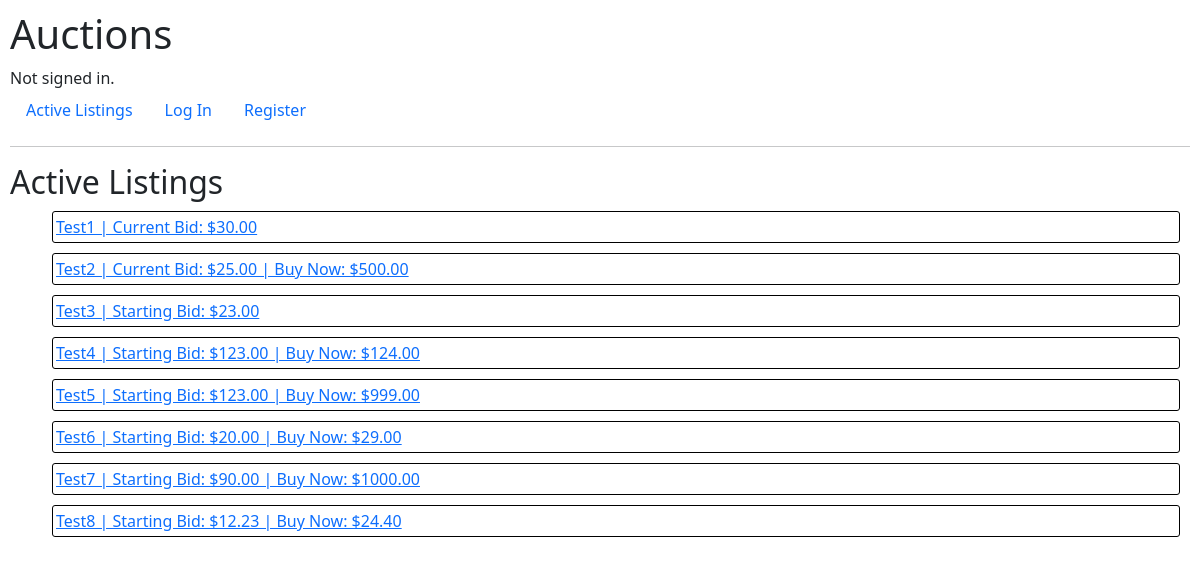
The page / on the database its author committed.
### auctions/models.py (models this page shows)
class Listing(models.Model):
    name = models.CharField(max_length=128)
    description = models.CharField(max_length=512)
    bid_price = models.DecimalField(max_digits=11, decimal_places=2)
    buy_now = models.DecimalField(max_digits=11, decimal_places=2, null=True, blank=True)
    image = models.ImageField(null=True, blank=True, upload_to="djangouploads/images/")
    owner = models.ForeignKey(User, blank=True, null=True, related_name="listings", on_delete=models.CASCADE)
    wishlisted = models.ManyToManyField(User, blank=True, related_name="wishlist")
    def max_bid(self):
        bids = [bid.amount for bid in self.bids.all()]
        if len(bids) > 0:
            return max(bids)
        else:
            return None
    def __str__(self):
        out = f"{self.name}"
        if self.max_bid():
            out += f" | Current Bid: ${self.max_bid()}"
        else:
            out += f" | Starting Bid: ${self.bid_price}"
        if self.buy_now:
            out += f" | Buy Now: ${self.buy_now}"
        return out

class Bid(models.Model):
    amount = models.DecimalField(max_digits=11, decimal_places=2)
    listing_ref = models.ForeignKey(Listing, on_delete=models.CASCADE, related_name="bids")
    bidder = models.ForeignKey(User, null=True, blank=True, related_name="bids", on_delete=models.CASCADE)

### auctions/views.py (the view)
# urls.py: path("", views.index, name="index"),
def index(request):
    listings = Listing.objects.all()
    return render(request, "auctions/index.html", {
        "listings":listings
    })

### auctions/templates/auctions/index.html
{% extends "auctions/layout.html" %}
{% block body %}
    <h2>Active Listings</h2>
    <ul>
        {% for listing in listings %}
        <div class="index_listing">
            <li><a href="{% url 'listing' listing.id %}">{{listing}}</a></li>
        </div>
        {% empty %}
            <li>No active listings</li>
        {% endfor %}
    </ul>
{% endblock %}

### auctions/templates/auctions/layout.html (shortened to what this page needs)
{% load static %}
<!DOCTYPE html>
<html lang="en">
    <head>
        <link href="{% static 'auctions/styles.css' %}" rel="stylesheet">
        <link href="https://cdn.jsdelivr.net/npm/bootstrap@5.3.0/dist/css/bootstrap.min.css" rel="stylesheet">
    </head>
    <body>
        <h1>Auctions</h1>
        <div>
            {% if user.is_authenticated %}
                Signed in as <strong>{{ user.username }}</strong>.
            {% else %}
                Not signed in.
            {% endif %}
        </div>
        <ul class="nav">
            <li class="nav-item">
                <a class="nav-link" href="{% url 'index' %}">Active Listings</a>
            </li>
            {% if user.is_authenticated %}
                <li class="nav-item">
                    <a class="nav-link" href="{% url 'wishlist_view' %}">Wishlist</a>
                </li>
                <li class="nav-item">
                    <a class="nav-link" href="{% url 'new_listing' %}">New Listing</a>
                </li>
                <li class="nav-item">
                    <a class="nav-link" href="{% url 'logout' %}">Log Out</a>
                </li>
            {% else %}
                <li class="nav-item">
                    <a class="nav-link" href="{% url 'login' %}">Log In</a>
                </li>
                <li class="nav-item">
                    <a class="nav-link" href="{% url 'register' %}">Register</a>
                </li>
            {% endif %}
        </ul>
        <hr>
        {% block body %}
        {% endblock %}
    </body>
</html>

### auctions/static/auctions/styles.css (style rules this page uses)
body { padding: 10px; }
.index_listing { margin: 10px; padding: 3px; border: 1px solid rgb(0, 0, 0); border-radius: 3px; }
ul { list-style: none; }

### rows shown on the page
Listing: name+id+buy_now "Test1 | Current Bid: $30.00"
Listing: name+id+buy_now "Test2 | Current Bid: $25.00 | Buy Now: $500.00"
Listing: name+id+bid_price "Test3 | Starting Bid: $23.00"
Listing: name+id+bid_price "Test4 | Starting Bid: $123.00 | Buy Now: $124.00"
Listing: name+id+bid_price "Test5 | Starting Bid: $123.00 | Buy Now: $999.00"
Listing: name+id+bid_price "Test6 | Starting Bid: $20.00 | Buy Now: $29.00"
Listing: name+id+bid_price "Test7 | Starting Bid: $90.00 | Buy Now: $1000.00"
Listing: name+id+bid_price "Test8 | Starting Bid: $12.23 | Buy Now: $24.40"
